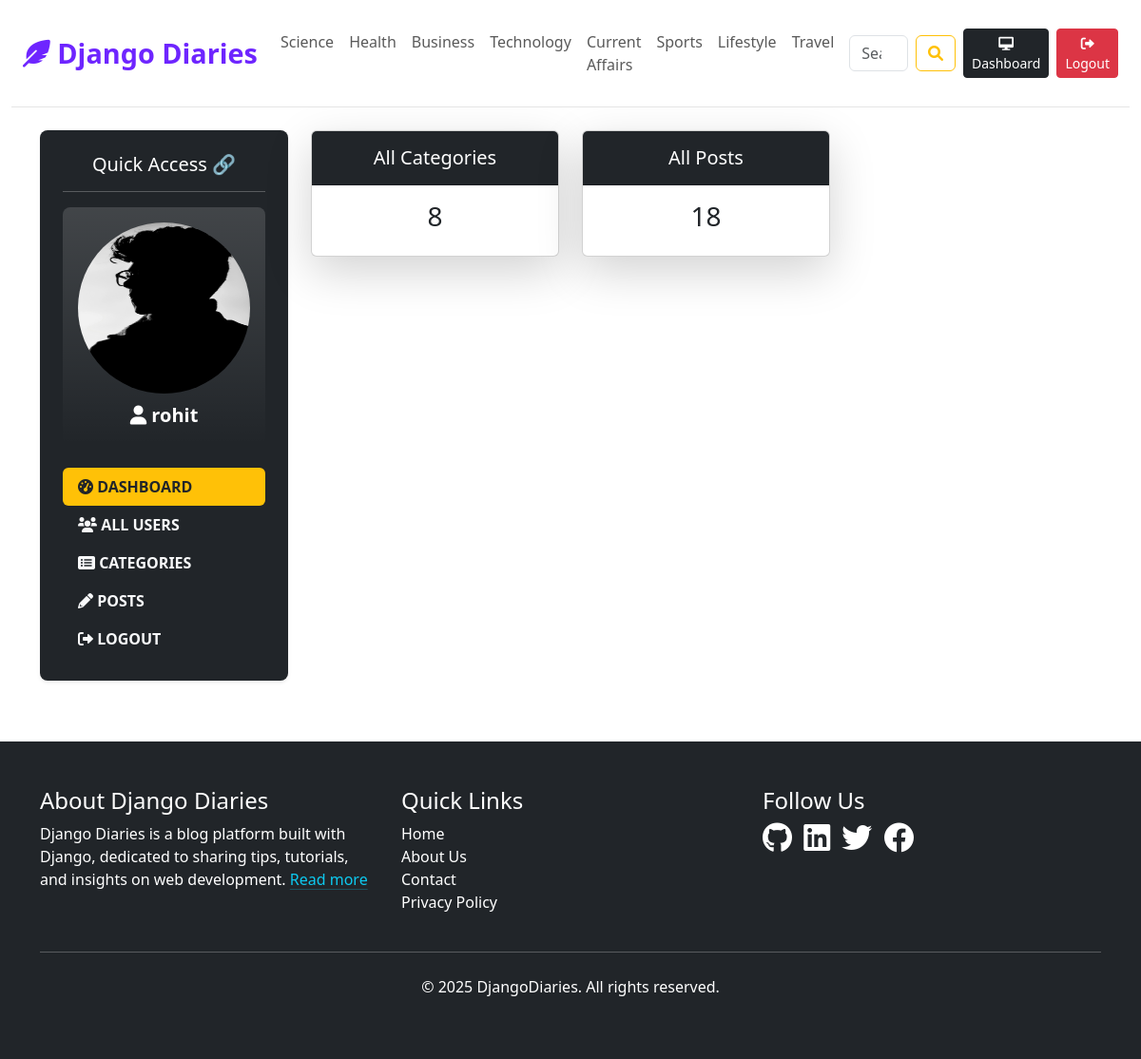
The page /dashboard/ (signed in) on the database its author committed.
### blogs/models.py (models this page shows, shortened)
class Category(models.Model):
    category_name = models.CharField(max_length=50, unique=True)
    created_at = models.DateTimeField(auto_now_add=True)
    updated_at = models.DateTimeField(auto_now=True)
    class Meta:
        verbose_name_plural = "categories"

### dashboard/models.py (models this page shows, shortened)
class UserProfile(models.Model):
    user = models.OneToOneField(User, on_delete=models.CASCADE)
    profile_image = models.ImageField(upload_to='profile_pics/', null=True, blank=True)

### dashboard/views.py (the view)
# urls.py: path('dashboard/', include('dashboard.urls')),
@login_required(login_url='login')
def dashboard(request):
    category_counts = Category.objects.all().count()
    blogs_counts = Blogs.objects.all().count()
    user_profile = UserProfile.objects.filter(user=request.user).first()
    context = {
        'category_counts':category_counts,
        'blogs_counts':blogs_counts,
        'user_profile': user_profile,
    }
    return render(request, 'dashboard/dashboard.html',context)

### blogs/context_processors.py (called while the page is built)
def get_categories(request):
    categories = Category.objects.all()
    return {'categories': categories}

### templates/dashboard/dashboard.html
{% extends "base/base.html" %}
{% block content %}
<div class="container mt-4">
    <div class="row">
        {% include "dashboard/LeftSideBar.html" %}
        <div class="col-md-9">
            <div class="row">
                <div class="col-sm-6 col-md-4 mb-4">
                    <div class="card h-100 shadow-lg">
                        <div class="card-header bg-dark text-white text-center py-3">
                            <h5 class="mb-0">All Categories</h5>
                        </div>
                        <div class="card-body d-flex justify-content-center align-items-center">
                            <h3 class="card-title">{{ category_counts }}</h3>
                        </div>
                    </div>
                </div>
                <div class="col-sm-6 col-md-4 mb-4">
                    <div class="card h-100 shadow-lg">
                        <div class="card-header bg-dark text-white text-center py-3">
                            <h5 class="mb-0 ">All Posts</h5>
                        </div>
                        <div class="card-body d-flex justify-content-center align-items-center">
                            <h3 class="card-title">{{ blogs_counts }}</h3>
                        </div>
                    </div>
                </div>
            </div>
        </div>
    </div>
</div>
{% endblock %}

### templates/base/header.html (shortened to what this page needs)
{% load static %}
<!DOCTYPE html>
<html lang="en" data-bs-theme="light">
  <head>
    <link href="https://cdnjs.cloudflare.com/ajax/libs/font-awesome/6.0.0-beta3/css/all.min.css" rel="stylesheet">
    <link href="https://cdn.jsdelivr.net/npm/bootstrap@5.3.3/dist/css/bootstrap.min.css" rel="stylesheet">
    <link href="{% static 'css/blog.css' %}" rel="stylesheet">
  </head>
  <body>
    <div class="container-fluid">
      <header class="blog-header py-3 sticky-top bg-white">
        <nav class="navbar navbar-expand-lg navbar-light">
          <div class="container-fluid">
            <a class="navbar-brand custom-hover" href="/">
              <i class="fas fa-feather-alt"></i> Django Diaries
            </a>
            <div class="collapse navbar-collapse" id="navbarNav">
              <ul class="navbar-nav me-auto mb-2 mb-lg-0">
                {% for category in categories %}
                  <li class="nav-item">
                    <a class="nav-link custom-hover" href="{% url 'posts_by_category' category.id %}">{{ category.category_name }}</a>
                  </li>
                {% endfor %}
              </ul>
              <form class="d-flex m-2" action="{% url 'search' %}" method="GET">
                <input class="form-control me-2" type="search" placeholder="Search" aria-label="Search" name="keyword">
                <button class="btn btn-outline-warning" type="submit"><i class="fa fa-search"></i></button>
              </form>
              <div class="d-flex">
                {% if not user.is_authenticated %}
                  <a class="btn btn-sm btn-warning me-2" href="{% url 'login' %}"><i class="fa fa-sign-in-alt"></i> Login</a>
                  <a class="btn btn-sm btn-dark" href="{% url 'register' %}"><i class="fa fa-user-plus"></i> Register</a>
                {% else %}
                  <a class="btn btn-sm btn-dark me-2" href="{% url 'dashboard' %}"><i class="fas fa-desktop"></i> Dashboard</a>
                  <a class="btn btn-sm btn-danger" href="{% url 'logout' %}"><i class="fas fa-sign-out-alt"></i> Logout</a>
                {% endif %}
              </div>
            </div>
          </div>
        </nav>
      </header>

### templates/dashboard/LeftSideBar.html (shortened to what this page needs)
<div class="col-md-3 mb-5">
    <div class="bg-dark text-white p-4 rounded-3 shadow-sm">
        <h5 class="text-center mb-3">Quick Access 🔗</h5>
        <hr>
        <div class="bg-gradient p-3 rounded-3 mb-4 text-center">
            {% if user_profile and user_profile.profile_image %}
                <img src="{{ user_profile.profile_image.url }}" alt="Profile Image" class="img-fluid rounded-circle mb-2" style="width: 200px; height: 180px;">
            {% else %}
                <i class="fas fa-user-circle fa-3x mb-2"></i>
            {% endif %}
            <p class="mb-0 fw-bold fs-5"><i class="fas fa-user"></i> <strong>{{ request.user.username }}</strong></p>
        </div>
        <div class="nav flex-column text-uppercase">
            <a href="{% url 'dashboard' %}" class="nav-link text-light py-2 fw-bold {% if '/dashboard/' == request.path %}bg-warning text-dark rounded-2{% endif %}">
                <i class="fas fa-tachometer-alt"></i> Dashboard
            </a>
            {% if perms.auth.view_user %}
                <a href="{% url 'users' %}" class="nav-link text-light py-2 fw-bold {% if '/users/' in request.path %}bg-warning text-dark rounded-2{% endif %}">
                    <i class="fa fa-users"></i> All Users
                </a>
            {% endif %}
            <a href="{% url 'categories' %}" class="nav-link text-light py-2 fw-bold {% if '/categories/' in request.path %}bg-warning text-dark rounded-2{% endif %}">
                <i class="fas fa-list-alt"></i> Categories
            </a>
            <a href="{% url 'posts' %}" class="nav-link text-light py-2 fw-bold {% if '/posts' in request.path %}bg-warning text-dark rounded-2{% endif %}">
                <i class="fas fa-pencil-alt"></i> Posts
            </a>
            <a href="{% url "logout" %}" class="nav-link text-light py-2 fw-bold">
                <i class="fas fa-sign-out-alt"></i> Logout
            </a>
        </div>
    </div>
</div>

### static/css/blog.css (style rules this page uses)
.blog-header { border-bottom: 1px solid #e5e5e5; }
.navbar-brand { font-size: 2rem; font-weight: bold; color: #6e25ff !important; }
.custom-hover { position: relative; text-decoration: none; transition: color 0.3s ease; }
.custom-hover::after { content: ''; position: absolute; width: 100%; transform: scaleX(0); height: 2px; bottom: 0; left: 0; background-color: #007bff; transform-origin: bottom right; transition: transform 0.25s ease-out; }
@media (min-width: 768px) { .navbar-brand { font-size: 1.8rem; } }

### rows shown on the page
Category: category_name "Science"
Category: category_name "Health"
Category: category_name "Business"
Category: category_name "Technology"
Category: category_name "Current Affairs"
Category: category_name "Sports"
Category: category_name "Lifestyle"
Category: category_name "Travel"
UserProfile: profile_image (picture)

### other values the page prints
{{ request.user.username }} "rohit"
{{ category_counts }} "8"
{{ blogs_counts }} "18"
